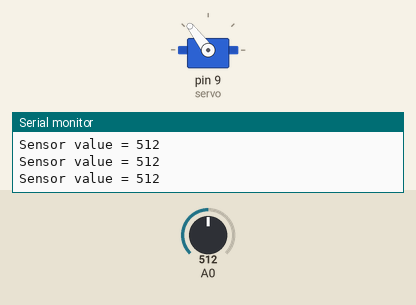
Simulated run of this sketch. Board: Arduino Uno, built with avr-gcc and run on an emulated ATmega328P. On the bench: servo, the last lines printed to the serial monitor. The test bench sets the inputs (shaded band); at power-on: A0 = 512.

Above: at 1.2 s.
1.3 s: A0 set to 716
At 2.1 s:
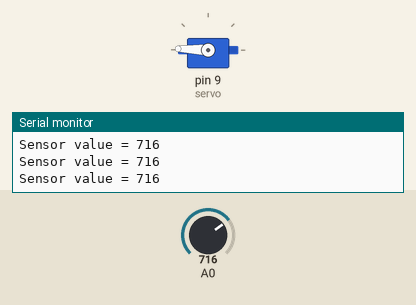
2.8 s: A0 set to 900
At 3.6 s:
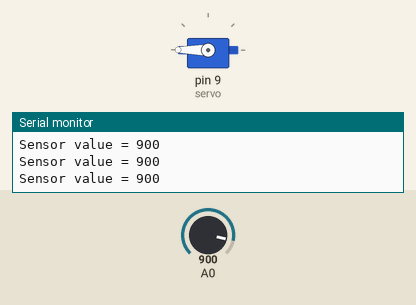
4.3 s: A0 set to 306
At 5.0 s:
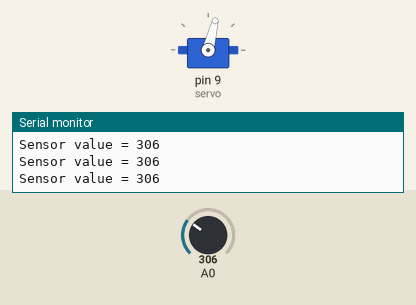
5.8 s: A0 set to 122
At 6.4 s:
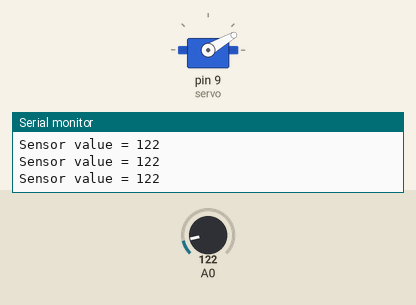
7.3 s: A0 set to 0
At 7.9 s:
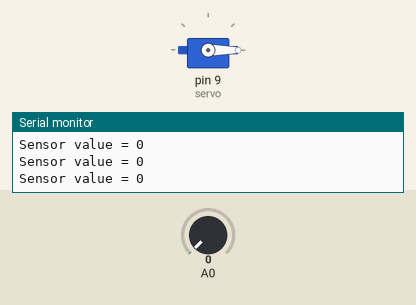
8.8 s: A0 set to 511
At 9.3 s:
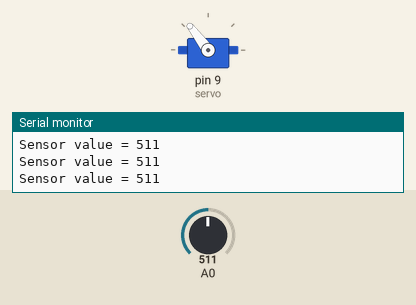
Timing chart, 0 to 11.3 s (numbered marks = the images above; inputs shaded):
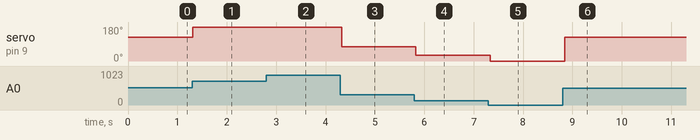

Measured:
- after the input at 1.3 s, servo on pin 9 (servo): 127° → 178° at once
- after the input at 2.8 s, servo on pin 9 (servo): 178° → 180° at once
- after the input at 4.3 s, servo on pin 9 (servo): 180° → 76° at once
- after the input at 5.8 s, servo on pin 9 (servo): 76° → 30° at once
- after the input at 7.3 s, servo on pin 9 (servo): 30° → 0° at once
- after the input at 8.8 s, servo on pin 9 (servo): 0° → 127° after 0.05 s

The sketch:

trot_gait.ino
```cpp
 #include <Servo.h>
 Servo servo;
 int reading;

void setup(void) {
 Serial.begin(9600);
 servo.attach(9); //servo at digital pin 9
 servo.write(0); //initial point for servo

}

void loop(void) {
  reading = analogRead(A0); //attached to analog 0
  Serial.print("Sensor value = ");
  Serial.println(reading);

int value = map(reading, 0, 1023, 0, 255);

  servo.write(value);

  delay(100);
}
```
